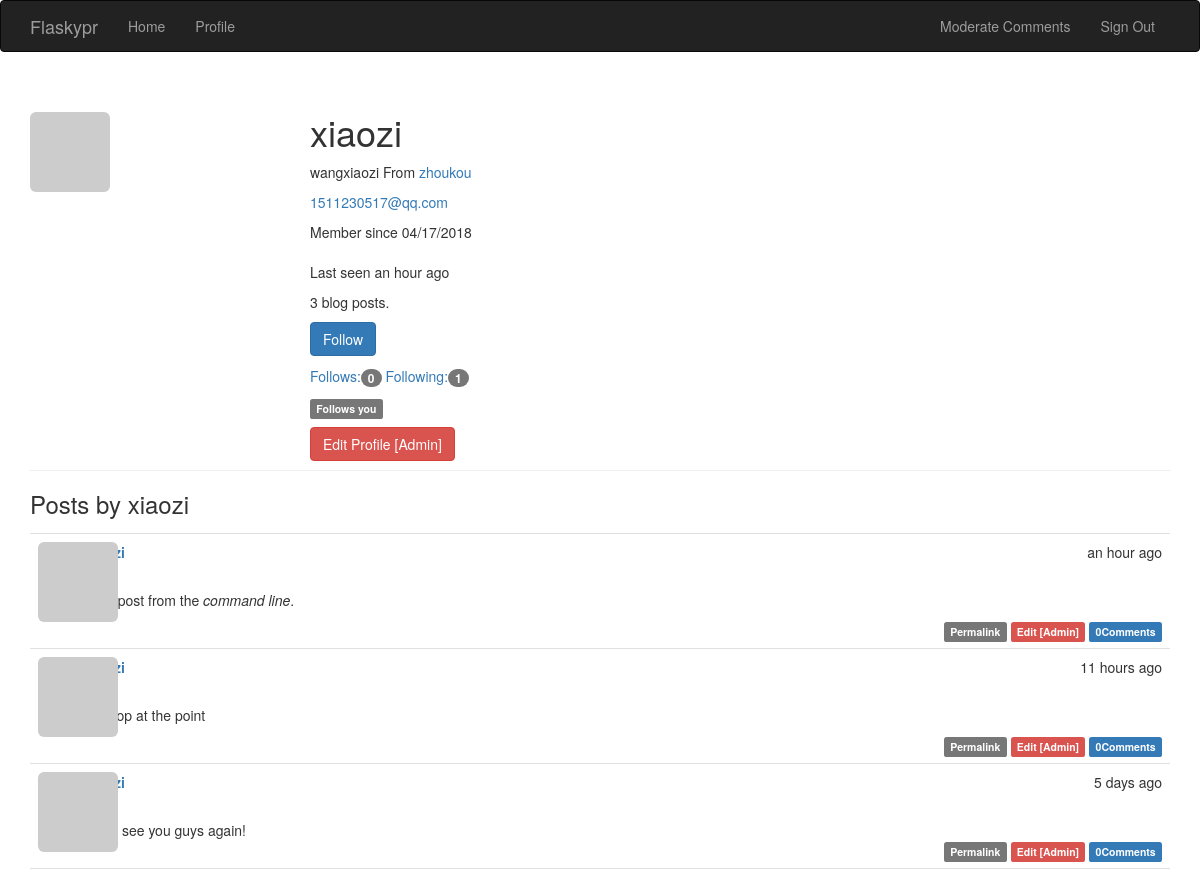
Screenshot of /user/xiaozi (signed in) with the database file from the repository.
### app/models.py (models this page shows, shortened)
class User(UserMixin, db.Model):
    __tablename__ = 'users'
    id = db.Column(db.Integer, primary_key=True)
    username = db.Column(db.String(64), unique=True, index=True)
    email = db.Column(db.String(64), unique=True, index=True)
    role_id = db.Column(db.Integer, db.ForeignKey('roles.id'))
    password_hash = db.Column(db.String(128))
    confirmed = db.Column(db.Boolean, default=False)
    name = db.Column(db.String(64))
    location = db.Column(db.String(64))
    about_me = db.Column(db.Text())
    member_since = db.Column(db.DateTime(), default=datetime.datetime.utcnow)
    last_seen = db.Column(db.DateTime(), default=datetime.datetime.utcnow)
    avatar_hash = db.Column(db.String(32))
    posts = db.relationship('Post', backref='author', lazy='dynamic')
    followed = db.relationship('FollowT',
                               foreign_keys=[FollowT.follower_id],
                               backref=db.backref('follower', lazy='joined'),
                               lazy='dynamic', cascade='all, delete-orphan')
    followers = db.relationship('FollowT',
                                foreign_keys=[FollowT.followed_id],
                                backref=db.backref('followed', lazy='joined'),
                                lazy='dynamic',
                                cascade='all, delete-orphan')
    comments = db.relationship('Comment', backref='author', lazy='dynamic')
    def is_following(self, user):
        return self.followed.filter_by(
            followed_id=user.id).first() is not None
    def ping(self):
        self.last_seen = datetime.datetime.utcnow()
        db.session.add(self)
    @property
    def password(self):
        raise AttributeError('password is not a readable attribute')
    def can(self, perm):
        return self.role is not None and self.role.has_permission(perm)
    def gravatar(self, size=100, default='identicon', rating='g'):
        if request.is_secure:
            url = 'https://secure.gravatar.com/avatar'
        else:
            url = 'http://www.gravatar.com/avatar'
        hash = self.avatar_hash or hashlib.md5(self.email.encode('utf-8')).hexdigest()
        return '{url}/{hash}?s={size}&d={default}&r={rating}'.format(
            url=url, hash=hash, size=size, default=default, rating=rating
        )

class Post(db.Model):
    __tablename__ = 'posts'
    id = db.Column(db.Integer, primary_key=True)
    body = db.Column(db.Text)
    timestamp = db.Column(db.DateTime, index=True, default=datetime.datetime.utcnow)
    author_id = db.Column(db.Integer, db.ForeignKey('users.id'))
    body_html = db.Column(db.Text)
    comments = db.relationship('Comment', backref='post', lazy='dynamic')

### app/main/views.py (the view)
@main.route('/user/<username>')
def user(username):
    user = User.query.filter_by(username=username).first()
    if user is None:
        abort(404)
    posts = user.posts.order_by(Post.timestamp.desc()).all()
    return render_template('user.html', user=user, posts=posts)

### app/auth/views.py (called while the page is built)
@auth.before_app_request
def before_request():
    if current_user.is_authenticated:
        current_user.ping()
        if not current_user.confirmed \
            and request.endpoint[:5] != 'auth.'\
                and request.endpoint != 'static':
            return redirect(url_for('auth.unconfirmed'))

### app/main/__init__.py (called while the page is built)
@main.app_context_processor
def inject_permissions():
    return dict(Permission=Permission)

### app/models.py (called while the page is built)
@login_manager.user_loader
def load_user(user_id):
    return User.query.get(int(user_id))

    def has_permission(self, perm):
        return (self.permissions & perm) == perm

### app/templates/user.html (shortened to what this page needs)
{% extends 'base.html' %}
{% import "_macros.html" as macros %}
{% block page_content %}
    <div class="page-header"> <img src="{{ user.gravatar(size=256) }}" alt="" class="img-rounded profile-thumbnail">
    <div class="profile-header">
        <h1>{{ user.username }}</h1>
        {% if user.name or user.location %}
        <p>
            {% if user.name %}{{ user.name }}{% endif %}
            {% if user.location %}
            From <a target="_blank" href="http://maps.baidu.com/?q={{ user.location }}">{{ user.location }}</a>
            {% endif %}
        </p>
        {% endif %}
        {% if current_user.is_administrator %}
        <p><a href="mailto:{{ user.email }}">{{ user.email }}</a></p>
        {% endif %}
        <p>
            Member since {{ moment(user.member_since).format('L') }} <br /> <br />
            Last seen {{ moment(user.last_seen).fromNow() }}
        </p>
        <p>{{ user.posts.count() }} blog posts.</p>
<p>
    {% if current_user.can(Permission.FOLLOW) and user != current_user %}
        {% if not current_user.is_following(user) %}
            <a href="{{ url_for('.follow', username=user.username) }}"
            class="btn btn-primary">Follow</a>
        {% else %}
            <a href="{{ url_for('.unfollow', username=user.username) }}"
                class="btn btn-default">Unfollow</a>
        {% endif %}
    {% endif %}
</p>
<p>
    <a href="{{ url_for('.followers', username=user.username) }}">
        Follows:<span class="badge">{{ user.followers.count()-1 }}</span>
    </a>
    <a href="{{ url_for('.followed_by', username=user.username) }}">
        Following:<span class="badge">{{ user.followed.count()-1 }}</span>
    </a>
</p>
<p>
    {% if current_user.is_authenticated and user!= current_user and user.is_following(current_user) %}
    <span class="label label-default">Follows you</span>
    {% endif %}
</p>
        {% if current_user.is_administrator %}
        <a href="{{ url_for('.edit_profile_admin', id=user.id) }}" class="btn btn-danger">
            Edit Profile [Admin]
        </a>
        {% endif %}
    </div>
    </div>
    <h3>Posts by {{ user.username }}</h3>
    {% include '_posts.html' %}
{% endblock %}

### app/templates/_posts.html
<ul class="posts">
    {% for post in posts %}
    <li class="post">
        <div class="post-thumbnail">
            <a href="{{ url_for('.user', username=post.author.username) }}">
                <img class="img-rounded profile-thumbnail" src="{{ post.author.gravatar(size=40) }}">
            </a>
        </div>
        <div class="post-content">
            <div class="post-date">{{ moment(post.timestamp).fromNow() }}</div>
            <div class="post-author"><a href="{{ url_for('.user', username=post.author.username) }}">{{ post.author.username }}</a></div>
        </div>
        <div class="post-body">
            {% if post.body_html %}
            {{ post.body_html | safe }}
            {% else %}
                {{ post.body }}
            {% endif %}
        </div>
        <div class="post-footer">
            <a href="{{ url_for('.post', id=post.id) }}">
                <span class="label label-default">Permalink</span>
            </a>
            {% if current_user == post.author %}
            <a href="url_for('.edit', id=post.id)">
                <span class="label label-primary">Edit</span>
            </a>
            {% elif current_user.is_administrator %}
            <a href="{{ url_for('.edit', id=post.id) }}">
                <span class="label label-danger">Edit [Admin]</span>
            </a>
            {% endif %}
             <a href="{{ url_for('.post', id=post.id) }}#comments">
                <span class="label label-primary">{{ post.comments.count()  }}Comments</span>
            </a>
        </div>
    </li>
    {% endfor %}
</ul>

### app/static/styles.css (style rules this page uses)
.profile-thumbnail { position: absolute; }
.profile-header { min-height: 260px; margin-left: 280px; }
ul.posts { list-style-type: none; padding: 0px; margin: 16px 0px 0px 0px; border-top: 1px solid #e0e0e0; }
ul.posts li.post { padding: 8px; border-bottom: 1px solid #e0e0e0; }
div.post-date { float: right; }
div.post-author { font-weight: bold; }
div.post-thumbnail { position: absolute; }
div.post-content { margin-left: 48px; min-height: 48px; }
div.post-footer { text-align: right; }

### rows the page displays
User: username "xiaozi", name "wangxiaozi", location "zhoukou", email "1511230517@qq.com", member_since "04/17/2018", last_seen "an hour ago"
Post: timestamp "an hour ago", body_html "I'm adding a post from the command line .", comments.count "0"
Post: timestamp "11 hours ago", body_html "it's hard to stop at the point", comments.count "0"
Post: timestamp "5 days ago", body "haha, nice to see you guys again!", comments.count "0"

### other values shown
{{ user.posts.count() }} "3"
{{ user.followers.count()-1 }} "0"
{{ user.followed.count()-1 }} "1"
